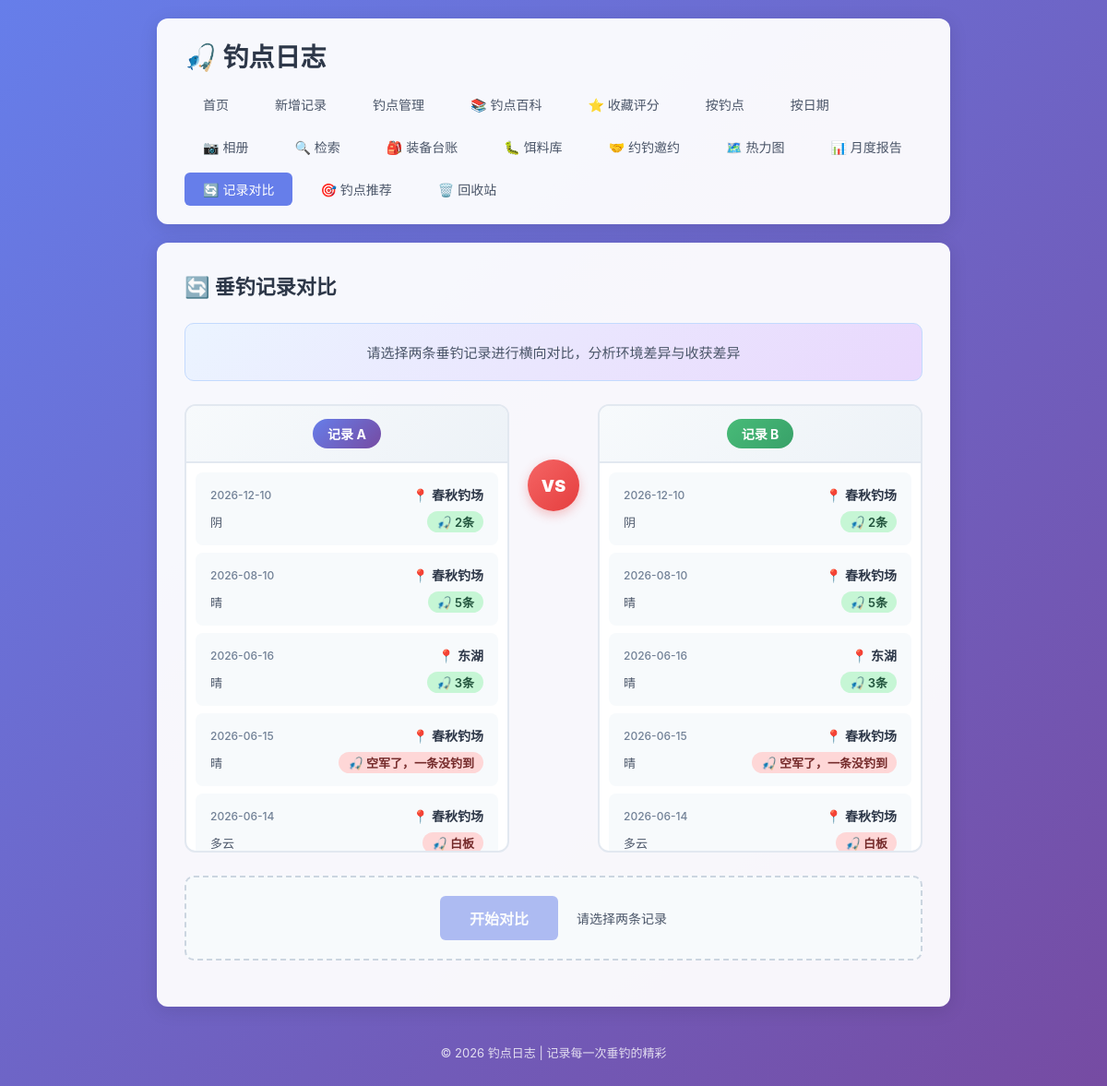
The page /compare on the database its author committed.
### tables this page shows
CREATE TABLE fishing_logs (
            id INTEGER PRIMARY KEY AUTOINCREMENT,
            spot TEXT NOT NULL,
            weather TEXT NOT NULL,
            water_level TEXT NOT NULL,
            bait TEXT NOT NULL,
            fish_species TEXT NOT NULL,
            harvest TEXT NOT NULL,
            next_strategy TEXT,
            created_at DATE NOT NULL
        , temperature TEXT, humidity TEXT, wind TEXT, deleted_at TIMESTAMP, next_strategy_date DATE);

### app.py (the view)
@app.route('/compare')
def compare_select():
    conn = get_db()
    logs = conn.execute('''
        SELECT id, spot, created_at, harvest, fish_species, weather
        FROM fishing_logs
        WHERE deleted_at IS NULL
        ORDER BY created_at DESC, id DESC
        LIMIT 100
    ''').fetchall()
    log_list = []
    for log in logs:
        log_dict = dict(log)
        log_dict['harvest_value'] = parse_harvest_value(log['harvest'])
        log_list.append(log_dict)
    total = conn.execute(
        'SELECT COUNT(*) as cnt FROM fishing_logs WHERE deleted_at IS NULL'
    ).fetchone()['cnt']
    conn.close()
    log1_id = request.args.get('log1', type=int)
    log2_id = request.args.get('log2', type=int)
    return render_template(
        'compare.html',
        log_list=log_list,
        total_logs=total,
        log1_id=log1_id,
        log2_id=log2_id,
        show_results=False
    )

### app.py (called while the page is built)
def get_db():
    conn = sqlite3.connect(DB_PATH)
    conn.row_factory = sqlite3.Row
    return conn

### templates/compare.html (shortened to what this page needs)
{% extends 'base.html' %}
{% block content %}
    <div class="page-header">
        <h2>🔄 垂钓记录对比</h2>
    </div>
    {% if not show_results %}
        <div class="compare-select-section">
            <div class="compare-select-hint">
                <p>请选择两条垂钓记录进行横向对比，分析环境差异与收获差异</p>
            </div>
            <div class="compare-selectors">
                <div class="compare-selector">
                    <div class="selector-label">
                        <span class="selector-badge selector-badge-1">记录 A</span>
                    </div>
                    <div class="selector-log-list" id="logList1">
                        {% for log in log_list %}
                            <div class="selector-log-item {% if log1_id == log['id'] %}selected{% endif %}"
                                 data-log-id="{{ log['id'] }}"
                                 data-side="1"
                                 onclick="selectLog({{ log['id'] }}, 1)">
                                <div class="selector-log-header">
                                    <span class="selector-log-date">{{ log['created_at'] }}</span>
                                    <span class="selector-log-spot">📍 {{ log['spot'] }}</span>
                                </div>
                                <div class="selector-log-body">
                                    <span class="selector-log-weather">{{ log['weather'] }}</span>
                                    <span class="selector-log-harvest {% if log['harvest_value'] > 0 %}good{% else %}bad{% endif %}">
                                        🎣 {{ log['harvest'] }}
                                    </span>
                                </div>
                            </div>
                        {% endfor %}
                    </div>
                </div>
                <div class="compare-vs">
                    <div class="vs-text">VS</div>
                </div>
                <div class="compare-selector">
                    <div class="selector-label">
                        <span class="selector-badge selector-badge-2">记录 B</span>
                    </div>
                    <div class="selector-log-list" id="logList2">
                        {% for log in log_list %}
                            <div class="selector-log-item {% if log2_id == log['id'] %}selected{% endif %}"
                                 data-log-id="{{ log['id'] }}"
                                 data-side="2"
                                 onclick="selectLog({{ log['id'] }}, 2)">
                                <div class="selector-log-header">
                                    <span class="selector-log-date">{{ log['created_at'] }}</span>
                                    <span class="selector-log-spot">📍 {{ log['spot'] }}</span>
                                </div>
                                <div class="selector-log-body">
                                    <span class="selector-log-weather">{{ log['weather'] }}</span>
                                    <span class="selector-log-harvest {% if log['harvest_value'] > 0 %}good{% else %}bad{% endif %}">
                                        🎣 {{ log['harvest'] }}
                                    </span>
                                </div>
                            </div>
                        {% endfor %}
                    </div>
                </div>
            </div>
            <div class="compare-actions">
                <button class="btn btn-primary btn-compare" id="compareBtn" onclick="startCompare()" disabled>
                    开始对比
                </button>
                <div class="compare-selected-info" id="selectedInfo">
                </div>
            </div>
        </div>
    {% endif %}
{% endblock %}

### rows shown on the page
fishing_logs: created_at "2026-12-10", spot "春秋钓场", weather "阴", harvest "2条"
fishing_logs: created_at "2026-08-10", spot "春秋钓场", weather "晴", harvest "5条"
fishing_logs: created_at "2026-06-16", spot "东湖", weather "晴", harvest "3条"
fishing_logs: created_at "2026-06-15", spot "春秋钓场", weather "晴", harvest "空军了，一条没钓到"
fishing_logs: created_at "2026-06-14", spot "春秋钓场", weather "多云", harvest "白板"
